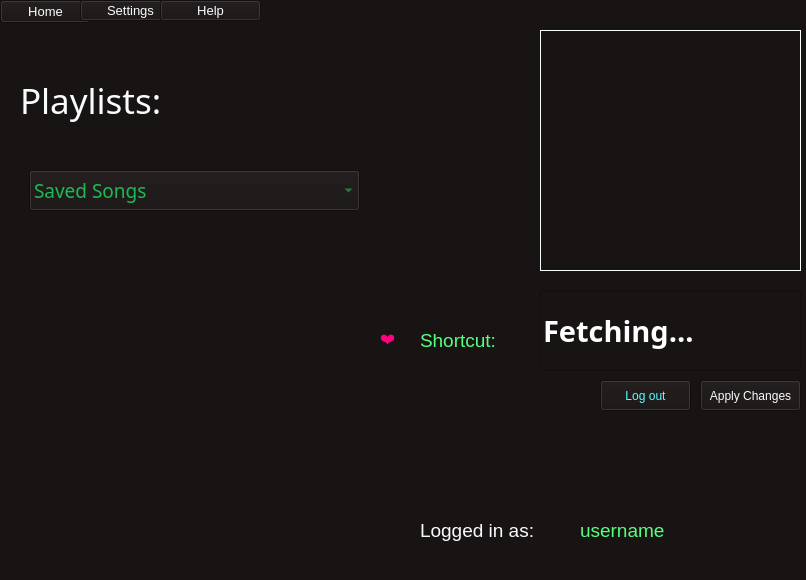
<?xml version="1.0" encoding="UTF-8"?>
<ui version="4.0">
 <class>MainWindow</class>
 <widget class="QMainWindow" name="MainWindow">
  <property name="geometry">
   <rect>
    <x>0</x>
    <y>0</y>
    <width>806</width>
    <height>580</height>
   </rect>
  </property>
  <property name="font">
   <font>
    <pointsize>7</pointsize>
   </font>
  </property>
  <property name="windowTitle">
   <string>SpotiLike &lt;3</string>
  </property>
  <property name="styleSheet">
   <string notr="true">color: rgb(249, 252, 255);
background-color: rgb(25, 20, 20);</string>
  </property>
  <widget class="QWidget" name="centralwidget">
   <widget class="QLineEdit" name="shortcut">
    <property name="geometry">
     <rect>
      <x>540</x>
      <y>290</y>
      <width>261</width>
      <height>81</height>
     </rect>
    </property>
    <property name="font">
     <font>
      <family>Segoe UI Black</family>
      <pointsize>22</pointsize>
      <weight>75</weight>
      <bold>true</bold>
     </font>
    </property>
    <property name="styleSheet">
     <string notr="true">border-color: rgb(160, 160, 160);
color: rgb(255, 255, 255);</string>
    </property>
    <property name="text">
     <string>Fetching...</string>
    </property>
   </widget>
   <widget class="QLabel" name="label">
    <property name="geometry">
     <rect>
      <x>420</x>
      <y>320</y>
      <width>111</width>
      <height>41</height>
     </rect>
    </property>
    <property name="font">
     <font>
      <pointsize>14</pointsize>
     </font>
    </property>
    <property name="styleSheet">
     <string notr="true">color: rgb(85, 255, 127)</string>
    </property>
    <property name="text">
     <string>Shortcut: </string>
    </property>
   </widget>
   <widget class="QLabel" name="label_2">
    <property name="geometry">
     <rect>
      <x>380</x>
      <y>320</y>
      <width>31</width>
      <height>41</height>
     </rect>
    </property>
    <property name="font">
     <font>
      <family>Segoe UI Emoji</family>
      <pointsize>12</pointsize>
      <weight>50</weight>
      <bold>false</bold>
     </font>
    </property>
    <property name="styleSheet">
     <string notr="true">color: rgb(255, 0, 127);</string>
    </property>
    <property name="text">
     <string>❤</string>
    </property>
   </widget>
   <widget class="QComboBox" name="selection">
    <property name="geometry">
     <rect>
      <x>29</x>
      <y>170</y>
      <width>331</width>
      <height>41</height>
     </rect>
    </property>
    <property name="font">
     <font>
      <family>Gadugi</family>
      <pointsize>14</pointsize>
     </font>
    </property>
    <property name="autoFillBackground">
     <bool>false</bool>
    </property>
    <property name="styleSheet">
     <string notr="true">color: rgb(29, 185, 84);</string>
    </property>
    <property name="frame">
     <bool>true</bool>
    </property>
    <item>
     <property name="text">
      <string>Saved Songs</string>
     </property>
    </item>
   </widget>
   <widget class="QPushButton" name="home">
    <property name="geometry">
     <rect>
      <x>0</x>
      <y>0</y>
      <width>91</width>
      <height>23</height>
     </rect>
    </property>
    <property name="font">
     <font>
      <pointsize>10</pointsize>
     </font>
    </property>
    <property name="styleSheet">
     <string notr="true">QPushButton::hover
{
background-color : lightgreen;
}</string>
    </property>
    <property name="text">
     <string>Home</string>
    </property>
   </widget>
   <widget class="QPushButton" name="settings">
    <property name="geometry">
     <rect>
      <x>80</x>
      <y>0</y>
      <width>101</width>
      <height>21</height>
     </rect>
    </property>
    <property name="font">
     <font>
      <pointsize>10</pointsize>
     </font>
    </property>
    <property name="styleSheet">
     <string notr="true">QPushButton::hover
{
background-color : lightgreen;
}</string>
    </property>
    <property name="text">
     <string>Settings</string>
    </property>
   </widget>
   <widget class="QPushButton" name="help">
    <property name="geometry">
     <rect>
      <x>160</x>
      <y>0</y>
      <width>101</width>
      <height>21</height>
     </rect>
    </property>
    <property name="font">
     <font>
      <pointsize>10</pointsize>
     </font>
    </property>
    <property name="styleSheet">
     <string notr="true">QPushButton::hover
{
background-color : lightgreen;
}</string>
    </property>
    <property name="text">
     <string>Help</string>
    </property>
   </widget>
   <widget class="QLabel" name="image">
    <property name="geometry">
     <rect>
      <x>540</x>
      <y>30</y>
      <width>261</width>
      <height>241</height>
     </rect>
    </property>
    <property name="cursor">
     <cursorShape>CrossCursor</cursorShape>
    </property>
    <property name="frameShape">
     <enum>QFrame::Box</enum>
    </property>
    <property name="text">
     <string/>
    </property>
   </widget>
   <widget class="QLabel" name="label_3">
    <property name="geometry">
     <rect>
      <x>420</x>
      <y>510</y>
      <width>141</width>
      <height>41</height>
     </rect>
    </property>
    <property name="font">
     <font>
      <pointsize>14</pointsize>
     </font>
    </property>
    <property name="text">
     <string>Logged in as:</string>
    </property>
   </widget>
   <widget class="QLabel" name="username">
    <property name="geometry">
     <rect>
      <x>580</x>
      <y>510</y>
      <width>191</width>
      <height>41</height>
     </rect>
    </property>
    <property name="font">
     <font>
      <pointsize>14</pointsize>
     </font>
    </property>
    <property name="styleSheet">
     <string notr="true">color: rgb(85, 255, 127)</string>
    </property>
    <property name="text">
     <string>username</string>
    </property>
   </widget>
   <widget class="QPushButton" name="logout">
    <property name="geometry">
     <rect>
      <x>600</x>
      <y>380</y>
      <width>91</width>
      <height>31</height>
     </rect>
    </property>
    <property name="styleSheet">
     <string notr="true">color: rgb(85, 255, 255);</string>
    </property>
    <property name="text">
     <string>Log out</string>
    </property>
   </widget>
   <widget class="QPushButton" name="applyChanges">
    <property name="geometry">
     <rect>
      <x>700</x>
      <y>380</y>
      <width>101</width>
      <height>31</height>
     </rect>
    </property>
    <property name="styleSheet">
     <string notr="true">QPushButton::pressed
{
background-color : rgb(255, 246, 222);
}</string>
    </property>
    <property name="text">
     <string>Apply Changes</string>
    </property>
   </widget>
   <widget class="QLabel" name="label_4">
    <property name="geometry">
     <rect>
      <x>20</x>
      <y>60</y>
      <width>251</width>
      <height>81</height>
     </rect>
    </property>
    <property name="font">
     <font>
      <family>Nirmala UI Semilight</family>
      <pointsize>26</pointsize>
     </font>
    </property>
    <property name="text">
     <string>Playlists:</string>
    </property>
   </widget>
  </widget>
  <widget class="QStatusBar" name="statusbar"/>
 </widget>
 <resources/>
 <connections/>
</ui>
